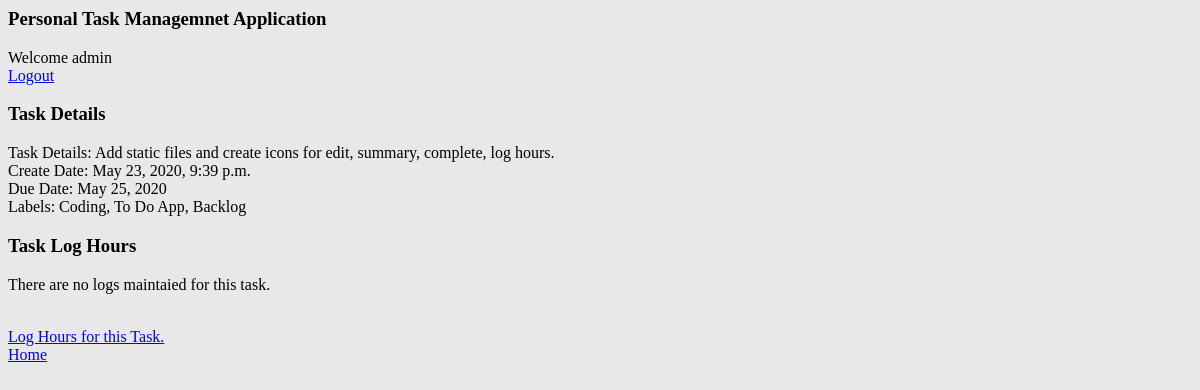
/tasks/59/log_summary/ (signed in), run on an earlier commit of the app's database.
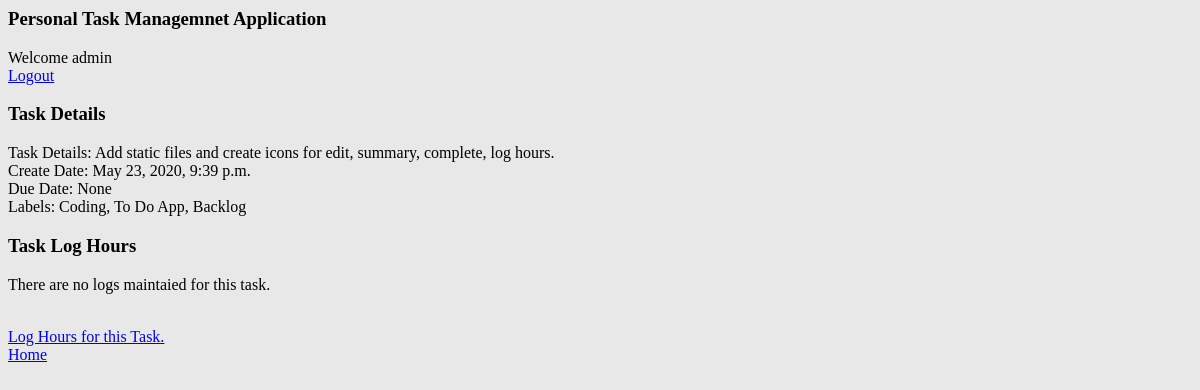
And on a later commit of the database.
### tasks/models.py (models this page shows, shortened)
class Tasks(models.Model):
    user = models.ForeignKey(User, on_delete = models.CASCADE, default = 1)
    details = models.CharField('Details', max_length=500)
    create_time = models.DateTimeField('Task Creation Time')
    due_date = models.DateField('Task Due Date', null=True)
    last_updated_time = models.DateTimeField('Task Last Update Time')
    completed_time = models.DateTimeField('Task Completion Time', null=True)
    order_status_master = (('Open','Open'), ('Done', 'Done'),
                          ('In Progress', 'In Progress'), ('Deleted', 'Deleted'))
    status = models.CharField(choices= order_status_master,
                              default = 'Open', max_length=100)
    category = models.CharField('Task Category', max_length=200, null = True)
    label = models.CharField('Task Label', max_length=200, null = True)

### tasks/views.py (the view)
# urls.py: path('<int:task_id>/log_summary/', views.task_log_summary, name = 'task_log_summary'),
def task_log_summary(request,
                     task_id):
    login_user = request.user
    if login_user.is_authenticated:
        task_filtered = Tasks.objects.get(id = task_id)
        task_log_hours = TaskLogHours.objects.filter(task = task_filtered)
        return render(request, 'tasks/task_log_summary.html',
                      {'task_log_hours':task_log_hours, 'task':task_filtered})
    else:
        redirect('/tasks/')

### tasks/templates/tasks/task_log_summary.html
{% extends 'tasks/base.html' %}
{% block content %}
    <h3> Task Details </h3>
    Task Details: {{task.details}} <br>
    Create Date: {{task.create_time}} <br>
    Due Date: {{task.due_date}} <br>
    Labels: {{task.label}}<br>
    <h3> Task Log Hours </h3>
    {% if task_log_hours %}
        <table>
            <tbody>
            {% for log in task_log_hours %}
                <tr>
                    <td> Date of Work: {{log.day_of_work}} </td>
                    <td> | {{log.time_spent}} hours </td>
                    <td> | Logged On {{log.log_time}} </td>
                    <td> | {{log.log_notes }} </td>
                </tr>
            {% endfor %}
            </tbody>
        </table>
    {% else %}
        <p>There are no logs maintaied for this task.</p>
    {% endif %}
    <br>
    <a href="/tasks/{{task.id}}/log_hours/">Log Hours for this Task.</a><br>
    <a href="/tasks/">Home</a>
{% endblock %}

What changed in the data, as far as the page shows it:
changed Tasks "Add static files and create icons for edit, summary, complete, log hours.": due_date "May 25, 2020" → "None"
